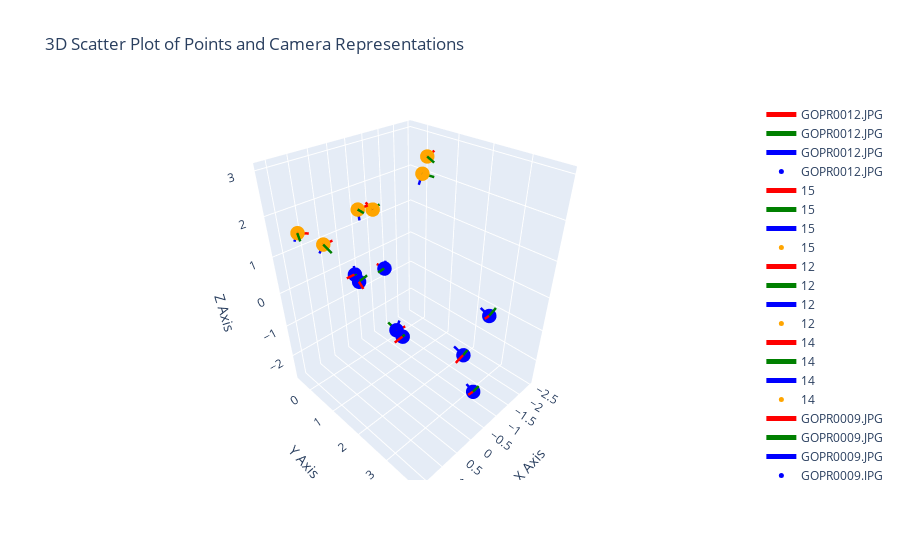

The code cell stored with this chart in its notebook:
### Code cell
import networkx as nx
import random
import numpy as np
import pathlib
seed = 42
random.seed(seed)
np.random.seed(seed)

# build graph
pose_graph = nx.DiGraph()
for img_path in image_paths:
    rvecs, tvecs, marker_ids, objpts = estimate_april_pose(img_path)
    img_markers = dict()
    node_name = pathlib.Path(img_path).name
    pose_graph.add_node(node_name)
    for rvec, tvec, mid in zip(rvecs, tvecs, marker_ids):
        wpts, trans = convert_to_cam_system(rvec, tvec, marker_world_corners=objpts.reshape((-1,3)))
        # note that these trans tranforms are pose matrices
        img_markers[mid] = (wpts, trans)
        if not pose_graph.has_node(mid):
            pose_graph.add_node(mid)
        
        pose_graph.add_edge(node_name, mid, trans=trans, points3d=wpts.T)

# select largest connected component
components = sorted(nx.connected_components(nx.Graph(pose_graph)), key=len, reverse=True)
pose_graph = pose_graph.subgraph(components[0])
print(f"graph consists of {len(components)} connected component(s), choosing largest")

# execute graph collapse

# (uses side effect)
preprocess(pose_graph, model_key=model_key)
pose_graph = recursive_pose_graph_collapse(pose_graph, pivot_node, model_key, trans_key)

# visualize
extrinsic_matrices = []
for node, trans in pose_graph.nodes[pivot_node][model_key].items():
    if str(node).endswith("JPG"):
        color = "blue"
    else:
        color = "orange"
    extrinsic_matrices.append((str(node),color, inverse_transformation(trans)))

wpts = np.zeros((0,3))

plot_3d_points_and_camera_centers(wpts.T, extrinsic_matrices)

plt.figure()
nx.draw(pose_graph, with_labels=True, pos=graph_poses)
plt.show(
)

### Figure 1 — Plotly figure (JSON) as saved in the notebook; plotly's stock layout.template omitted (floating-point values rounded to 4 significant figures)
{"data": [{"marker": {"color": "blue", "opacity": 0.8, "size": 5}, "mode": "markers", "name": "3D Points", "type": "scatter3d", "x": [], "y": [], "z": []}, {"line": {"color": "red", "width": 5}, "mode": "lines", "name": "GOPR0012.JPG", "type": "scatter3d", "x": [0, 0.25], "y": [0, 0], "z": [0, 0]}, {"line": {"color": "green", "width": 5}, "mode": "lines", "name": "GOPR0012.JPG", "type": "scatter3d", "x": [0, 0], "y": [0, 0.25], "z": [0, 0]}, {"line": {"color": "blue", "width": 5}, "mode": "lines", "name": "GOPR0012.JPG", "type": "scatter3d", "x": [0, 0], "y": [0, 0], "z": [0, 0.25]}, {"marker": {"color": "blue", "opacity": 1, "size": 5}, "mode": "markers", "name": "GOPR0012.JPG", "type": "scatter3d", "x": [0], "y": [0], "z": [0]}, {"line": {"color": "red", "width": 5}, "mode": "lines", "name": "15", "type": "scatter3d", "x": [-0.9082, -0.8721], "y": [-0.2615, -0.4715], "z": [1.386, 1.516]}, {"line": {"color": "green", "width": 5}, "mode": "lines", "name": "15", "type": "scatter3d", "x": [-0.9082, -1.152], "y": [-0.2615, -0.2679], "z": [1.386, 1.443]}, {"line": {"color": "blue", "width": 5}, "mode": "lines", "name": "15", "type": "scatter3d", "x": [-0.9082, -0.9527], "y": [-0.2615, -0.3969], "z": [1.386, 1.18]}, {"marker": {"color": "orange", "opacity": 1, "size": 5}, "mode": "markers", "name": "15", "type": "scatter3d", "x": [-0.9082], "y": [-0.2615], "z": [1.386]}, {"line": {"color": "red", "width": 5}, "mode": "lines", "name": "12", "type": "scatter3d", "x": [1.479, 1.249], "y": [0.1508, 0.2151], "z": [1.787, 1.712]}, {"line": {"color": "green", "width": 5}, "mode": "lines", "name": "12", "type": "scatter3d", "x": [1.479, 1.566], "y": [0.1508, 0.3719], "z": [1.787, 1.71]}, {"line": {"color": "blue", "width": 5}, "mode": "lines", "name": "12", "type": "scatter3d", "x": [1.479, 1.525], "y": [0.1508, 0.05361], "z": [1.787, 1.561]}, {"marker": {"color": "orange", "opacity": 1, "size": 5}, "mode": "markers", "name": "12", "type": "scatter3d", "x": [1.479], "y": [0.1508], "z": [1.787]}, {"line": {"color": "red", "width": 5}, "mode": "lines", "name": "14", "type": "scatter3d", "x": [0.5001, 0.2533], "y": [0.9772, 1.012], "z": [2.271, 2.291]}, {"line": {"color": "green", "width": 5}, "mode": "lines", "name": "14", "type": "scatter3d", "x": [0.5001, 0.5361], "y": [0.9772, 1.224], "z": [2.271, 2.284]}, {"line": {"color": "blue", "width": 5}, "mode": "lines", "name": "14", "type": "scatter3d", "x": [0.5001, 0.4821], "y": [0.9772, 0.9927], "z": [2.271, 2.022]}, {"marker": {"color": "orange", "opacity": 1, "size": 5}, "mode": "markers", "name": "14", "type": "scatter3d", "x": [0.5001], "y": [0.9772], "z": [2.271]}, {"line": {"color": "red", "width": 5}, "mode": "lines", "name": "GOPR0009.JPG", "type": "scatter3d", "x": [-1.083, -0.8504], "y": [3.172, 3.202], "z": [-2.648, -2.561]}, {"line": {"color": "green", "width": 5}, "mode": "lines", "name": "GOPR0009.JPG", "type": "scatter3d", "x": [-1.083, -1.174], "y": [3.172, 3.27], "z": [-2.648, -2.437]}, {"line": {"color": "blue", "width": 5}, "mode": "lines", "name": "GOPR0009.JPG", "type": "scatter3d", "x": [-1.083, -1.092], "y": [3.172, 2.944], "z": [-2.648, -2.546]}, {"marker": {"color": "blue", "opacity": 1, "size": 5}, "mode": "markers", "name": "GOPR0009.JPG", "type": "scatter3d", "x": [-1.083], "y": [3.172], "z": [-2.648]}, {"line": {"color": "red", "width": 5}, "mode": "lines", "name": "GOPR0010.JPG", "type": "scatter3d", "x": [-0.1246, 0.1171], "y": [1.578, 1.556], "z": [-1.162, -1.222]}, {"line": {"color": "green", "width": 5}, "mode": "lines", "name": "GOPR0010.JPG", "type": "scatter3d", "x": [-0.1246, -0.06336], "y": [1.578, 1.724], "z": [-1.162, -0.9693]}, {"line": {"color": "blue", "width": 5}, "mode": "lines", "name": "GOPR0010.JPG", "type": "scatter3d", "x": [-0.1246, -0.1066], "y": [1.578, 1.377], "z": [-1.162, -1.015]}, {"marker": {"color": "blue", "opacity": 1, "size": 5}, "mode": "markers", "name": "GOPR0010.JPG", "type": "scatter3d", "x": [-0.1246], "y": [1.578], "z": [-1.162]}, {"line": {"color": "red", "width": 5}, "mode": "lines", "name": "GOPR0013.JPG", "type": "scatter3d", "x": [-0.7395, -0.6993], "y": [0.2846, 0.04247], "z": [-0.02684, 0.02037]}, {"line": {"color": "green", "width": 5}, "mode": "lines", "name": "GOPR0013.JPG", "type": "scatter3d", "x": [-0.7395, -0.4933], "y": [0.2846, 0.327], "z": [-0.02684, -0.01952]}, {"line": {"color": "blue", "width": 5}, "mode": "lines", "name": "GOPR0013.JPG", "type": "scatter3d", "x": [-0.7395, -0.7546], "y": [0.2846, 0.33], "z": [-0.02684, 0.2186]}, {"marker": {"color": "blue", "opacity": 1, "size": 5}, "mode": "markers", "name": "GOPR0013.JPG", "type": "scatter3d", "x": [-0.7395], "y": [0.2846], "z": [-0.02684]}, {"line": {"color": "red", "width": 5}, "mode": "lines", "name": "GOPR0011.JPG", "type": "scatter3d", "x": [0.2633, 0.3222], "y": [0.501, 0.735], "z": [0.1476, 0.08213]}, {"line": {"color": "green", "width": 5}, "mode": "lines", "name": "GOPR0011.JPG", "type": "scatter3d", "x": [0.2633, 0.06586], "y": [0.501, 0.5864], "z": [0.1476, 0.2751]}, {"line": {"color": "blue", "width": 5}, "mode": "lines", "name": "GOPR0011.JPG", "type": "scatter3d", "x": [0.2633, 0.4049], "y": [0.501, 0.5227], "z": [0.1476, 0.3525]}, {"marker": {"color": "blue", "opacity": 1, "size": 5}, "mode": "markers", "name": "GOPR0011.JPG", "type": "scatter3d", "x": [0.2633], "y": [0.501], "z": [0.1476]}, {"line": {"color": "red", "width": 5}, "mode": "lines", "name": "10", "type": "scatter3d", "x": [-2.221, -2.453], "y": [0.3316, 0.358], "z": [2.548, 2.638]}, {"line": {"color": "green", "width": 5}, "mode": "lines", "name": "10", "type": "scatter3d", "x": [-2.221, -2.234], "y": [0.3316, 0.5603], "z": [2.548, 2.448]}, {"line": {"color": "blue", "width": 5}, "mode": "lines", "name": "10", "type": "scatter3d", "x": [-2.221, -2.313], "y": [0.3316, 0.2342], "z": [2.548, 2.338]}, {"marker": {"color": "orange", "opacity": 1, "size": 5}, "mode": "markers", "name": "10", "type": "scatter3d", "x": [-2.221], "y": [0.3316], "z": [2.548]}, {"line": {"color": "red", "width": 5}, "mode": "lines", "name": "13", "type": "scatter3d", "x": [1.596, 1.35], "y": [1.26, 1.224], "z": [2.008, 1.979]}, {"line": {"color": "green", "width": 5}, "mode": "lines", "name": "13", "type": "scatter3d", "x": [1.596, 1.576], "y": [1.26, 1.486], "z": [2.008, 1.903]}, {"line": {"color": "blue", "width": 5}, "mode": "lines", "name": "13", "type": "scatter3d", "x": [1.596, 1.637], "y": [1.26, 1.159], "z": [2.008, 1.784]}, {"marker": {"color": "orange", "opacity": 1, "size": 5}, "mode": "markers", "name": "13", "type": "scatter3d", "x": [1.596], "y": [1.26], "z": [2.008]}, {"line": {"color": "red", "width": 5}, "mode": "lines", "name": "11", "type": "scatter3d", "x": [-0.5428, -0.7337], "y": [1.792, 1.631], "z": [2.967, 2.979]}, {"line": {"color": "green", "width": 5}, "mode": "lines", "name": "11", "type": "scatter3d", "x": [-0.5428, -0.7007], "y": [1.792, 1.974], "z": [2.967, 2.901]}, {"line": {"color": "blue", "width": 5}, "mode": "lines", "name": "11", "type": "scatter3d", "x": [-0.5428, -0.5088], "y": [1.792, 1.733], "z": [2.967, 2.726]}, {"marker": {"color": "orange", "opacity": 1, "size": 5}, "mode": "markers", "name": "11", "type": "scatter3d", "x": [-0.5428], "y": [1.792], "z": [2.967]}, {"line": {"color": "red", "width": 5}, "mode": "lines", "name": "GOPR0008.JPG", "type": "scatter3d", "x": [-0.96, -0.7281], "y": [3.464, 3.517], "z": [0.08075, 0.1577]}, {"line": {"color": "green", "width": 5}, "mode": "lines", "name": "GOPR0008.JPG", "type": "scatter3d", "x": [-0.96, -1.052], "y": [3.464, 3.554], "z": [0.08075, 0.2951]}, {"line": {"color": "blue", "width": 5}, "mode": "lines", "name": "GOPR0008.JPG", "type": "scatter3d", "x": [-0.96, -0.9422], "y": [3.464, 3.237], "z": [0.08075, 0.1838]}, {"marker": {"color": "blue", "opacity": 1, "size": 5}, "mode": "markers", "name": "GOPR0008.JPG", "type": "scatter3d", "x": [-0.96], "y": [3.464], "z": [0.08075]}, {"line": {"color": "red", "width": 5}, "mode": "lines", "name": "GOPR0014.JPG", "type": "scatter3d", "x": [1.087, 0.8418], "y": [2.695, 2.699], "z": [0.4403, 0.3908]}, {"line": {"color": "green", "width": 5}, "mode": "lines", "name": "GOPR0014.JPG", "type": "scatter3d", "x": [1.087, 1.074], "y": [2.695, 2.45], "z": [0.4403, 0.4856]}, {"line": {"color": "blue", "width": 5}, "mode": "lines", "name": "GOPR0014.JPG", "type": "scatter3d", "x": [1.087, 1.039], "y": [2.695, 2.742], "z": [0.4403, 0.6812]}, {"marker": {"color": "blue", "opacity": 1, "size": 5}, "mode": "markers", "name": "GOPR0014.JPG", "type": "scatter3d", "x": [1.087], "y": [2.695], "z": [0.4403]}, {"line": {"color": "red", "width": 5}, "mode": "lines", "name": "GOPR0007.JPG", "type": "scatter3d", "x": [0.2488, 0.496], "y": [3.756, 3.774], "z": [-0.08477, -0.1178]}, {"line": {"color": "green", "width": 5}, "mode": "lines", "name": "GOPR0007.JPG", "type": "scatter3d", "x": [0.2488, 0.2707], "y": [3.756, 3.868], "z": [-0.08477, 0.138]}, {"line": {"color": "blue", "width": 5}, "mode": "lines", "name": "GOPR0007.JPG", "type": "scatter3d", "x": [0.2488, 0.279], "y": [3.756, 3.533], "z": [-0.08477, 0.02378]}, {"marker": {"color": "blue", "opacity": 1, "size": 5}, "mode": "markers", "name": "GOPR0007.JPG", "type": "scatter3d", "x": [0.2488], "y": [3.756], "z": [-0.08477]}], "layout": {"scene": {"xaxis": {"title": {"text": "X Axis"}}, "yaxis": {"title": {"text": "Y Axis"}}, "zaxis": {"title": {"text": "Z Axis"}}}, "title": {"text": "3D Scatter Plot of Points and Camera Representations"}}}
